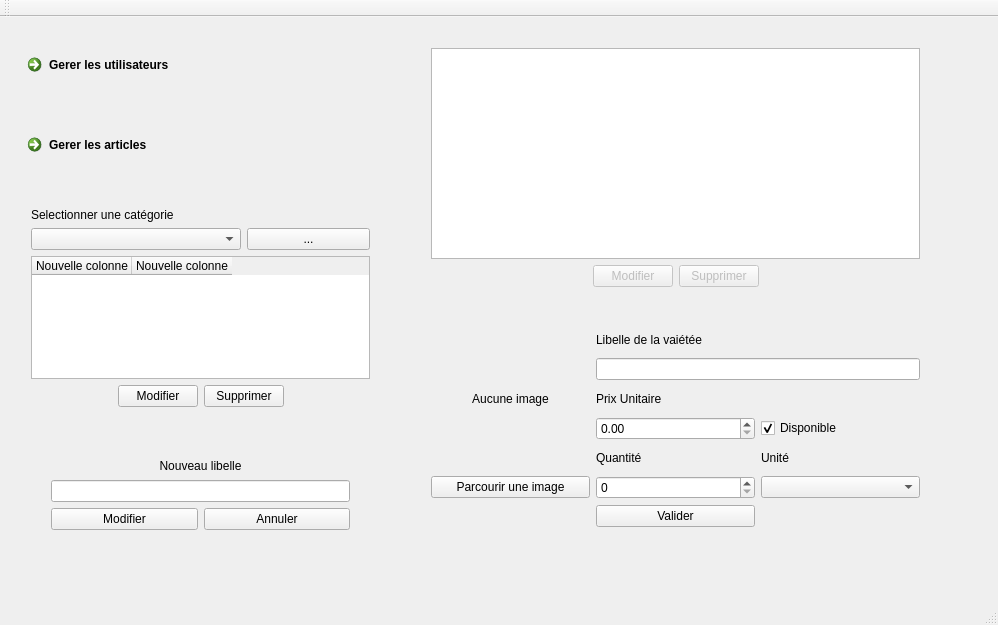
<?xml version="1.0" encoding="UTF-8"?>
<ui version="4.0">
 <class>MainWindow</class>
 <widget class="QMainWindow" name="MainWindow">
  <property name="geometry">
   <rect>
    <x>0</x>
    <y>0</y>
    <width>998</width>
    <height>625</height>
   </rect>
  </property>
  <property name="windowTitle">
   <string>Admin panel</string>
  </property>
  <widget class="QWidget" name="centralWidget">
   <widget class="QStackedWidget" name="stackedWidget">
    <property name="geometry">
     <rect>
      <x>10</x>
      <y>0</y>
      <width>971</width>
      <height>551</height>
     </rect>
    </property>
    <property name="currentIndex">
     <number>0</number>
    </property>
    <widget class="QWidget" name="pageArticle">
     <widget class="QCommandLinkButton" name="commandLinkButton">
      <property name="geometry">
       <rect>
        <x>10</x>
        <y>30</y>
        <width>168</width>
        <height>41</height>
       </rect>
      </property>
      <property name="text">
       <string>Gerer les utilisateurs</string>
      </property>
     </widget>
     <widget class="QCommandLinkButton" name="commandLinkButton_2">
      <property name="geometry">
       <rect>
        <x>10</x>
        <y>110</y>
        <width>171</width>
        <height>41</height>
       </rect>
      </property>
      <property name="text">
       <string>Gerer les articles</string>
      </property>
     </widget>
     <widget class="QWidget" name="layoutWidget">
      <property name="geometry">
       <rect>
        <x>410</x>
        <y>300</y>
        <width>511</width>
        <height>251</height>
       </rect>
      </property>
      <layout class="QGridLayout" name="gridLayout">
       <item row="0" column="0" rowspan="5">
        <widget class="QLabel" name="labelImageVarieteAjout">
         <property name="text">
          <string>Aucune image</string>
         </property>
         <property name="alignment">
          <set>Qt::AlignCenter</set>
         </property>
        </widget>
       </item>
       <item row="3" column="1">
        <widget class="QDoubleSpinBox" name="doubleSpinBoxPrixUnitaireVarieteAjout">
         <property name="maximum">
          <double>200.000000000000000</double>
         </property>
        </widget>
       </item>
       <item row="3" column="2">
        <widget class="QCheckBox" name="checkBoxDisponibleVariete">
         <property name="text">
          <string>Disponible</string>
         </property>
         <property name="checked">
          <bool>true</bool>
         </property>
         <property name="tristate">
          <bool>false</bool>
         </property>
        </widget>
       </item>
       <item row="4" column="1">
        <widget class="QLabel" name="labelQuantiteVarieteAjout">
         <property name="text">
          <string>Quantité</string>
         </property>
        </widget>
       </item>
       <item row="4" column="2">
        <widget class="QLabel" name="labelUniteVarieteAjout">
         <property name="text">
          <string>Unité</string>
         </property>
        </widget>
       </item>
       <item row="5" column="1">
        <widget class="QSpinBox" name="spinBoxQuantiteVarieteAjout">
         <property name="maximum">
          <number>10000</number>
         </property>
         <property name="singleStep">
          <number>10</number>
         </property>
        </widget>
       </item>
       <item row="5" column="2">
        <widget class="QComboBox" name="comboBoxUniteVariete"/>
       </item>
       <item row="1" column="1" colspan="2">
        <widget class="QLineEdit" name="lineEditLibelleVarieteAjout"/>
       </item>
       <item row="0" column="1">
        <widget class="QLabel" name="labelLibelleVarieteAjout">
         <property name="text">
          <string>Libelle de la vaiétée</string>
         </property>
        </widget>
       </item>
       <item row="2" column="1">
        <widget class="QLabel" name="labelPrixUnitaireVarieteAjout">
         <property name="text">
          <string>Prix Unitaire</string>
         </property>
        </widget>
       </item>
       <item row="6" column="1">
        <widget class="QPushButton" name="pushButtonAjoutVarieteAjout">
         <property name="text">
          <string>Valider</string>
         </property>
        </widget>
       </item>
       <item row="5" column="0">
        <widget class="QPushButton" name="pushButtonImageVarieteAjout">
         <property name="text">
          <string>Parcourir une image</string>
         </property>
        </widget>
       </item>
       <item row="7" column="0" colspan="3">
        <widget class="QLabel" name="labelErrorMessageVarieteAjout">
         <property name="text">
          <string/>
         </property>
         <property name="alignment">
          <set>Qt::AlignCenter</set>
         </property>
        </widget>
       </item>
      </layout>
     </widget>
     <widget class="QWidget" name="layoutWidget">
      <property name="geometry">
       <rect>
        <x>410</x>
        <y>20</y>
        <width>511</width>
        <height>261</height>
       </rect>
      </property>
      <layout class="QGridLayout" name="gridLayout_2">
       <item row="0" column="0" colspan="4">
        <widget class="QTableWidget" name="tableWidgetVariete">
         <property name="editTriggers">
          <set>QAbstractItemView::NoEditTriggers</set>
         </property>
         <property name="selectionBehavior">
          <enum>QAbstractItemView::SelectRows</enum>
         </property>
        </widget>
       </item>
       <item row="1" column="0">
        <spacer name="horizontalSpacer">
         <property name="orientation">
          <enum>Qt::Horizontal</enum>
         </property>
         <property name="sizeHint" stdset="0">
          <size>
           <width>40</width>
           <height>20</height>
          </size>
         </property>
        </spacer>
       </item>
       <item row="1" column="1">
        <widget class="QPushButton" name="pushButtonModifierVariete">
         <property name="enabled">
          <bool>false</bool>
         </property>
         <property name="text">
          <string>Modifier</string>
         </property>
        </widget>
       </item>
       <item row="1" column="2">
        <widget class="QPushButton" name="pushButtonSupprimerVariete">
         <property name="enabled">
          <bool>false</bool>
         </property>
         <property name="accessibleDescription">
          <string/>
         </property>
         <property name="text">
          <string>Supprimer</string>
         </property>
        </widget>
       </item>
       <item row="1" column="3">
        <spacer name="horizontalSpacer_2">
         <property name="orientation">
          <enum>Qt::Horizontal</enum>
         </property>
         <property name="sizeHint" stdset="0">
          <size>
           <width>40</width>
           <height>20</height>
          </size>
         </property>
        </spacer>
       </item>
      </layout>
     </widget>
     <widget class="QWidget" name="layoutWidget">
      <property name="geometry">
       <rect>
        <x>10</x>
        <y>180</y>
        <width>361</width>
        <height>221</height>
       </rect>
      </property>
      <layout class="QGridLayout" name="gridLayout_3">
       <item row="0" column="0" colspan="4">
        <widget class="QLabel" name="labelSelectionnerCategorie">
         <property name="text">
          <string>Selectionner une catégorie</string>
         </property>
        </widget>
       </item>
       <item row="1" column="0" colspan="3">
        <widget class="QComboBox" name="comboBoxCategorie"/>
       </item>
       <item row="1" column="3" colspan="2">
        <widget class="QPushButton" name="pushButtonOuvrirFenetreCategorie">
         <property name="text">
          <string>...</string>
         </property>
        </widget>
       </item>
       <item row="2" column="0" colspan="5">
        <widget class="QTableWidget" name="tableWidgetProduit">
         <property name="editTriggers">
          <set>QAbstractItemView::NoEditTriggers</set>
         </property>
         <property name="tabKeyNavigation">
          <bool>true</bool>
         </property>
         <column>
          <property name="text">
           <string>Nouvelle colonne</string>
          </property>
          <property name="textAlignment">
           <set>AlignCenter</set>
          </property>
         </column>
         <column>
          <property name="text">
           <string>Nouvelle colonne</string>
          </property>
          <property name="textAlignment">
           <set>AlignCenter</set>
          </property>
         </column>
        </widget>
       </item>
       <item row="3" column="0">
        <spacer name="horizontalSpacer_3">
         <property name="orientation">
          <enum>Qt::Horizontal</enum>
         </property>
         <property name="sizeHint" stdset="0">
          <size>
           <width>40</width>
           <height>20</height>
          </size>
         </property>
        </spacer>
       </item>
       <item row="3" column="1">
        <widget class="QPushButton" name="pushButtonModifierProduit">
         <property name="text">
          <string>Modifier</string>
         </property>
        </widget>
       </item>
       <item row="3" column="2" colspan="2">
        <widget class="QPushButton" name="pushButtonSupprimerProduit">
         <property name="text">
          <string>Supprimer</string>
         </property>
        </widget>
       </item>
       <item row="3" column="4">
        <spacer name="horizontalSpacer_4">
         <property name="orientation">
          <enum>Qt::Horizontal</enum>
         </property>
         <property name="sizeHint" stdset="0">
          <size>
           <width>40</width>
           <height>20</height>
          </size>
         </property>
        </spacer>
       </item>
      </layout>
     </widget>
     <widget class="QStackedWidget" name="stackedWidgetProduit">
      <property name="geometry">
       <rect>
        <x>10</x>
        <y>420</y>
        <width>361</width>
        <height>131</height>
       </rect>
      </property>
      <property name="currentIndex">
       <number>1</number>
      </property>
      <widget class="QWidget" name="pageAjout">
       <widget class="QWidget" name="layoutWidget">
        <property name="geometry">
         <rect>
          <x>20</x>
          <y>10</y>
          <width>321</width>
          <height>91</height>
         </rect>
        </property>
        <layout class="QGridLayout" name="gridLayout_4">
         <item row="0" column="0">
          <widget class="QLabel" name="labelLibelleProduitAjout">
           <property name="layoutDirection">
            <enum>Qt::LeftToRight</enum>
           </property>
           <property name="text">
            <string>Libelle</string>
           </property>
           <property name="alignment">
            <set>Qt::AlignCenter</set>
           </property>
          </widget>
         </item>
         <item row="1" column="0">
          <widget class="QLineEdit" name="lineEditLibelleProduitAjout"/>
         </item>
         <item row="2" column="0">
          <widget class="QPushButton" name="pushButtonProduitAjout">
           <property name="text">
            <string>Ajouter</string>
           </property>
          </widget>
         </item>
        </layout>
       </widget>
      </widget>
      <widget class="QWidget" name="pageModif">
       <widget class="QWidget" name="layoutWidget_2">
        <property name="geometry">
         <rect>
          <x>20</x>
          <y>10</y>
          <width>321</width>
          <height>116</height>
         </rect>
        </property>
        <layout class="QGridLayout" name="gridLayout_5">
         <item row="0" column="0" colspan="2">
          <widget class="QLabel" name="labelLibelleProduitModif">
           <property name="layoutDirection">
            <enum>Qt::LeftToRight</enum>
           </property>
           <property name="text">
            <string>Nouveau libelle</string>
           </property>
           <property name="alignment">
            <set>Qt::AlignCenter</set>
           </property>
          </widget>
         </item>
         <item row="2" column="0">
          <widget class="QPushButton" name="pushButtonProduitModif">
           <property name="text">
            <string>Modifier</string>
           </property>
          </widget>
         </item>
         <item row="2" column="1">
          <widget class="QPushButton" name="pushButtonProduitAnnuler">
           <property name="text">
            <string>Annuler</string>
           </property>
          </widget>
         </item>
         <item row="1" column="0" colspan="2">
          <widget class="QLineEdit" name="lineEditLibelleProduitModif"/>
         </item>
         <item row="3" column="0" colspan="2">
          <widget class="QLabel" name="labelErrorMessageProduitModif">
           <property name="text">
            <string/>
           </property>
          </widget>
         </item>
        </layout>
       </widget>
      </widget>
     </widget>
    </widget>
    <widget class="QWidget" name="pageUtilisateur"/>
   </widget>
  </widget>
  <widget class="QMenuBar" name="menuBar">
   <property name="geometry">
    <rect>
     <x>0</x>
     <y>0</y>
     <width>998</width>
     <height>25</height>
    </rect>
   </property>
  </widget>
  <widget class="QToolBar" name="mainToolBar">
   <attribute name="toolBarArea">
    <enum>TopToolBarArea</enum>
   </attribute>
   <attribute name="toolBarBreak">
    <bool>false</bool>
   </attribute>
  </widget>
  <widget class="QStatusBar" name="statusBar"/>
 </widget>
 <layoutdefault spacing="6" margin="11"/>
 <resources/>
 <connections/>
</ui>
